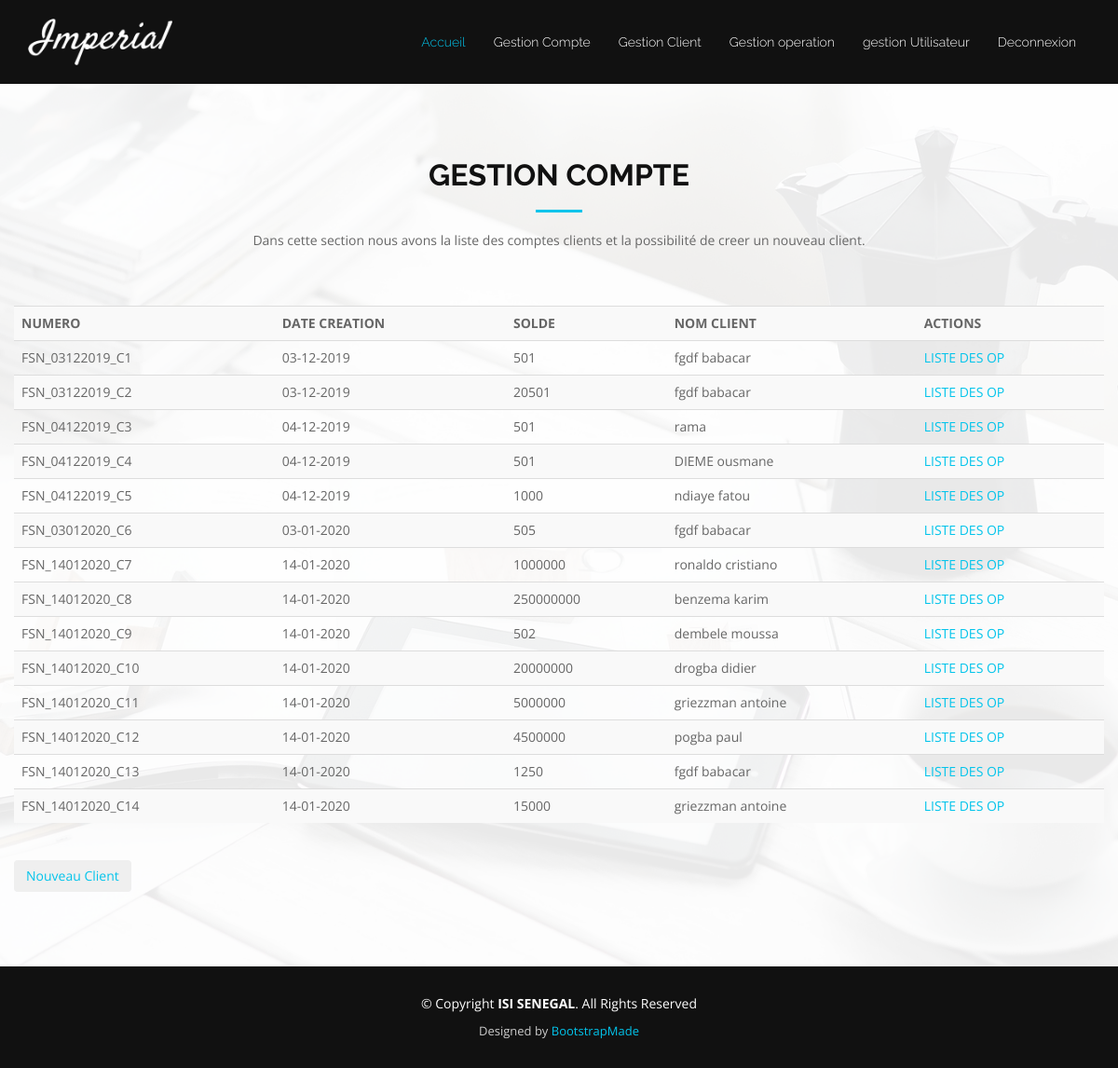
Screenshot of /src/view/indexFinance.php?view=compte (signed in) with the database file from the repository.
### tables this page shows
CREATE TABLE `compte` (
  `id` int(11) NOT NULL,
  `numero` varchar(25) NOT NULL,
  `dateCreation` varchar(10) NOT NULL,
  `solde` int(11) NOT NULL DEFAULT '0',
  `idClient` int(11) NOT NULL,
  `idGestCompte` int(11) NOT NULL,
  `etat` int(11) NOT NULL
);

CREATE TABLE `client` (
  `id` int(11) NOT NULL,
  `cni` varchar(30) NOT NULL,
  `nom` varchar(30) NOT NULL,
  `prenom` varchar(40) NOT NULL,
  `adresse` varchar(255) NOT NULL,
  `tel` varchar(15) NOT NULL,
  `etatClient` int(11) NOT NULL
);

### src/model/modelCompte.php (called while the page is built, shortened)
<?php
require_once 'bd.php';
function getAllCompteAvecClients(){
    $sql = "SELECT Co.* , Cl.nom,Cl.prenom FROM compte Co,client Cl WHERE Co.idClient = Cl.id";
    global $bd;
    return $bd -> query($sql) -> fetchall();
}
?>

### src/view/indexCompte.php (the view)
<section id="services">
    <div class="container wow fadeInUp">
        <div class="row">
            <div class="col-md-12">
                <h3 class="section-title">Gestion Compte</h3>
                <div class="section-title-divider"></div>
                <p class="section-description">Dans cette section nous avons la liste des comptes clients et la possibilité de creer un nouveau client.</p>
            </div>
        </div>
        <div class="row">
            <?php
            require_once '../model/modelCompte.php';
            $comptesAvecCllients = getAllCompteAvecClients();
            ?>
            <br>
            <table class="table table-striped" cellspacing="1">
                <tr>
                    <th>NUMERO</th>
                    <th>DATE CREATION</th>
                    <th>SOLDE</th>
                    <th>NOM CLIENT</th>
                    <th id="A">ACTIONS</th>
                </tr>
                <?php
                foreach ($comptesAvecCllients as $key => $value) {
                    if ($value['etat']=='1') {
                        echo'<tr>';
                    }else{
                        echo "<tr style='background-color: red'>";
                    }
                    echo '
        <td>'.$value["numero"].'</td>
        <td>'.$value["dateCreation"].'</td>
        <td>'.$value["solde"].'</td>
        <td>'.$value["nom"].' '.$value["prenom"].'</td>';
                    if ($value['etat']=='1') {
                        echo '<td>
            <a href="../controller/compteController.php?num='.$value["numero"].'">LISTE DES OP</a>
            </td></tr>';
                    }else{
                        echo '<td>
            <a href="../controller/compteController.php?num='.$value["numero"].'">LISTE DES OP</a>
            </td></tr>';
                    }
                }
                ?>
            </table>
            <br>
            <div class="aligner">
                <a href="indexFinance.php?view=nouveauCompte"><button class="btn">Nouveau Client</button></a>
            </div><br>
        </div>
    </div>
</section>

### src/view/indexFinance.php (shortened to what this page needs)
<!DOCTYPE html>
<html lang="en">
<head>
    <link href="../../lib/bootstrap/css/bootstrap.min.css" rel="stylesheet">
    <link href="../../lib/font-awesome/css/font-awesome.min.css" rel="stylesheet">
    <link href="../../lib/animate-css/animate.min.css" rel="stylesheet">
    <link href="../../css/style.css" rel="stylesheet">
</head>
<body>
<?php
require_once '../model/modelCompte.php';
if ($_SESSION == null)
{
    header("location:../../index.php");
}
else
{
    include '/topBar.php';
    if (isset($_GET['view']))
    {
        switch ($_GET['view'])
        {
            case 'compte':
                include 'indexCompte.php';
                break;
        }
    }
    else
    {
        include_once 'accueil.php';
    }
}
include '/footer.php';
?>
</body>
</html>

### src/view/topBar.php
<header id="header">
    <div class="container">
        <div id="logo" class="pull-left">
            <a href="?view=accueil"><img src="../../img/logo.png" alt="" title="" /></img></a>
        </div>
        <nav id="nav-menu-container">
            <ul class="nav-menu">
                <li class="menu-active"><a href="?view=accueil">Accueil</a></li>
                <li><a href="?view=compte" <?php if($_SESSION['profil'] == 'caissier'){echo  'hidden';} ?>>Gestion Compte</a></li>
                <li><a href="?view=client" <?php if($_SESSION['profil'] == 'caissier'){echo  'hidden';} ?>>Gestion Client</a></li>
                <li><a href="?view=operation">Gestion operation</a></li>
                <li><a href="?view=utilisateur" <?php if($_SESSION['profil'] == 'caissier'){echo  'hidden';} ?>>gestion Utilisateur</a></li>
                <li><a a href="../controller/userController.php?deconnexion=1">Deconnexion</a></li>
            </ul>
        </nav>
    </div>
</header>

### src/view/footer.php
<footer id="footer">
    <div class="container">
        <div class="row">
            <div class="col-md-12">
                <div class="copyright">
                    &copy; Copyright <strong>ISI SENEGAL</strong>. All Rights Reserved
                </div>
                <div class="credits">
                    Designed by <a href="https://bootstrapmade.com/">BootstrapMade</a>
                </div>
            </div>
        </div>
    </div>
</footer>

### css/style.css (style rules this page uses)
body { background: #fff; color: #666666; font-family: "Open Sans", sans-serif; }
a { color: #03C4EB; transition: 0.5s; }
p { padding: 0; margin: 0 0 30px 0; }
h1, h2, h3, h4, h5, h6 { font-family: "Raleway", sans-serif; font-weight: 400; margin: 0 0 20px 0; padding: 0; }
#header { background: #111; padding: 20px 0; height: 90px; }
#header #logo { float: left; }
#header #logo img { padding: 0; margin: 0; max-height: 50px; }
.nav-menu, .nav-menu * { margin: 0; padding: 0; list-style: none; }
.nav-menu li { position: relative; white-space: nowrap; }
.nav-menu > li { float: left; }
#nav-menu-container { float: right; margin: 5px 0; }
.nav-menu a { padding: 10px 15px; text-decoration: none; display: inline-block; color: #fff; font-family: 'Raleway', sans-serif; font-weight: 300; font-size: 14px; outline: none; }
.nav-menu a:hover, .nav-menu li:hover > a, .nav-menu .menu-active > a { color: #03C4EB; }
.section-title { font-size: 32px; color: #111; text-transform: uppercase; text-align: center; font-weight: 700; }
.section-description { text-align: center; margin-bottom: 40px; }
.section-title-divider { width: 50px; height: 3px; background: #03C4EB; margin: 0 auto; margin-bottom: 20px; }
#services { background: linear-gradient(rgba(255, 255, 255, 0.9), rgba(255, 255, 255, 0.9)), url("../img/services-bg.jpg") fixed center center; background-size: cover; padding: 80px 0 60px 0; }
#footer { background: #111; padding: 30px 0; color: #fff; }
#footer .copyright { text-align: center; }
#footer .credits { padding-top: 10px; text-align: center; font-size: 13px; color: #ccc; }

### rows the page displays
compte: numero "FSN_03122019_C1", dateCreation "03-12-2019", solde "501", idClient.nom "fgdf", idClient.prenom "babacar"
compte: numero "FSN_03122019_C2", dateCreation "03-12-2019", solde "20501", idClient.nom "fgdf", idClient.prenom "babacar"
compte: numero "FSN_04122019_C3", dateCreation "04-12-2019", solde "501", idClient.prenom "rama"
compte: numero "FSN_04122019_C4", dateCreation "04-12-2019", solde "501", idClient.nom "DIEME", idClient.prenom "ousmane"
compte: numero "FSN_04122019_C5", dateCreation "04-12-2019", solde "1000", idClient.nom "ndiaye", idClient.prenom "fatou"
compte: numero "FSN_03012020_C6", dateCreation "03-01-2020", solde "505", idClient.nom "fgdf", idClient.prenom "babacar"
compte: numero "FSN_14012020_C7", dateCreation "14-01-2020", solde "1000000", idClient.nom "ronaldo", idClient.prenom "cristiano"
compte: numero "FSN_14012020_C8", dateCreation "14-01-2020", solde "250000000", idClient.nom "benzema", idClient.prenom "karim"
compte: numero "FSN_14012020_C9", dateCreation "14-01-2020", solde "502", idClient.nom "dembele", idClient.prenom "moussa"
compte: numero "FSN_14012020_C10", dateCreation "14-01-2020", solde "20000000", idClient.nom "drogba", idClient.prenom "didier"
compte: numero "FSN_14012020_C11", dateCreation "14-01-2020", solde "5000000", idClient.nom "griezzman", idClient.prenom "antoine"
compte: numero "FSN_14012020_C12", dateCreation "14-01-2020", solde "4500000", idClient.nom "pogba", idClient.prenom "paul"
compte: numero "FSN_14012020_C13", dateCreation "14-01-2020", solde "1250", idClient.nom "fgdf", idClient.prenom "babacar"
compte: numero "FSN_14012020_C14", dateCreation "14-01-2020", solde "15000", idClient.nom "griezzman", idClient.prenom "antoine"
